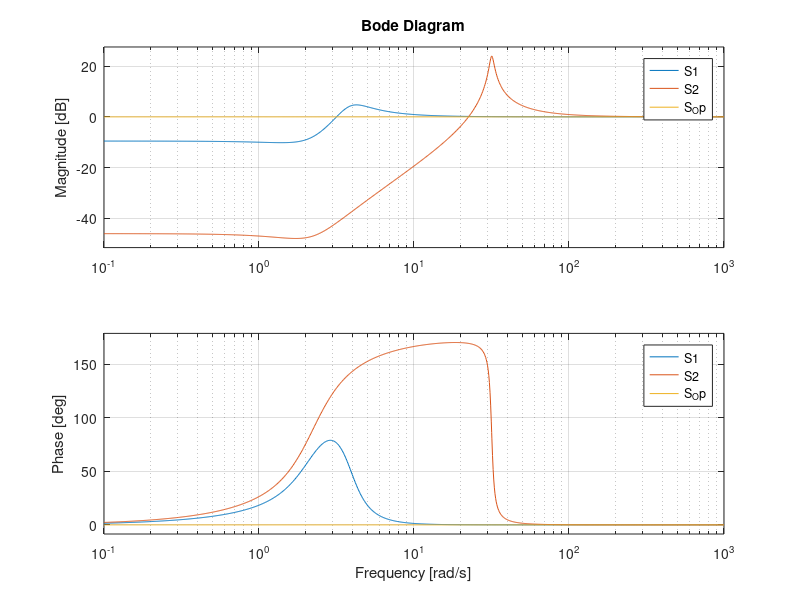

MATLAB code for this plot:
P=tf(10,[1 2 5]);
C1=1;
C2=100;
Op=1;
L1=series(C1,P);
L2=series(C2,P);
S1=feedback(1,L1)
S2=feedback(1,L2)
% S=1/(1+H);
S_Op=tf(1,1)


bode(S1,S2,S_Op);
legend('S1','S2','S_Op');
